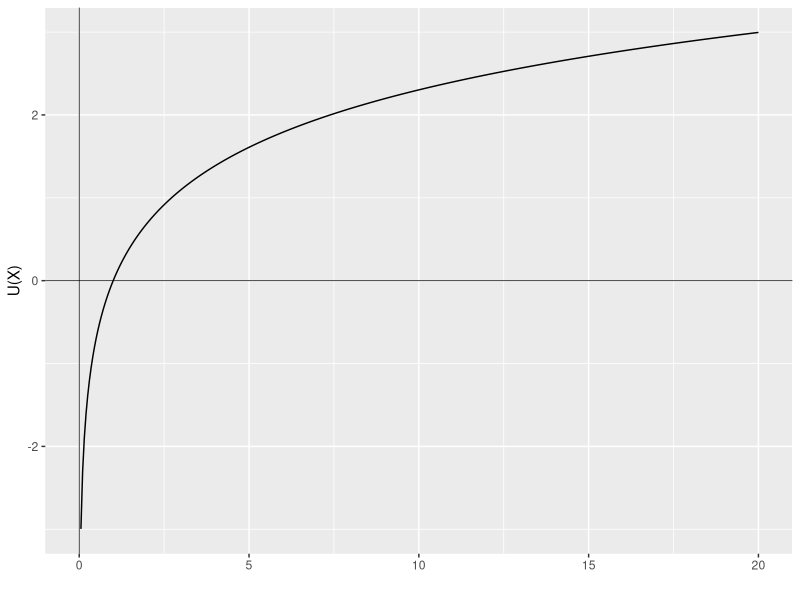
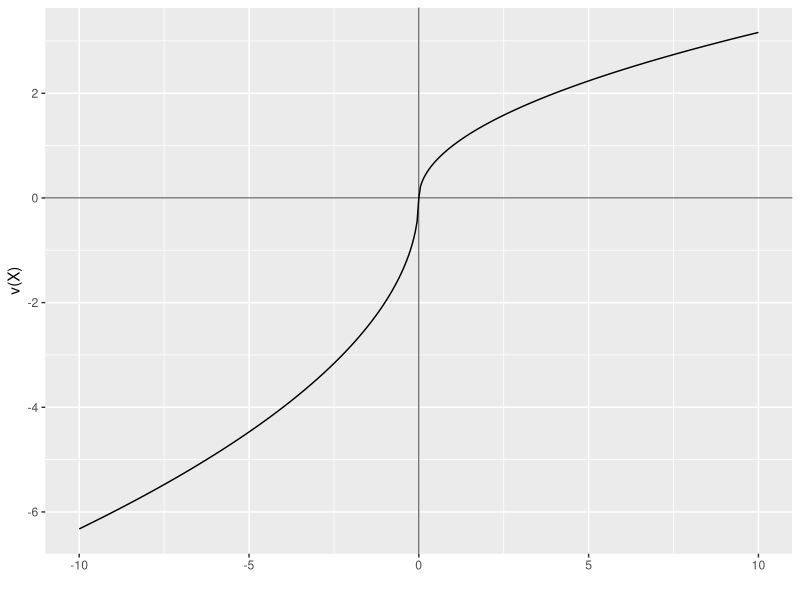

Generate these figures, in order, with R:
## ---- chunk 1
library(ggplot2)
df <- data.frame(
  x = seq(0.05,20,0.05),
  y=NA
)
df$y <- log(df$x)

ggplot(mapping = aes(x, y))+
  geom_line(data = df)+ 
  geom_vline(xintercept = 0, linewidth=0.25)+ 
  geom_hline(yintercept = 0, linewidth=0.25)+
  labs(x = "", y = "U(X)")
## ---- chunk 2
loss_fun <- function(x){
  -2*(-x)^0.5
}
gain_fun <- function(x){
  x^0.5
}

loss <- data.frame(
  x=seq(-10,0,0.05),
  y=NA
  )
loss$y <- loss_fun(loss$x)

gain <- data.frame(
  x=seq(0,10,0.05),
  y=NA
  )
gain$y <- gain_fun(gain$x)

ggplot(mapping = aes(x, y)) +
  geom_line(data = loss) +
  geom_line(data = gain) + 
  geom_vline(xintercept = 0, linewidth=0.25)+ 
  geom_hline(yintercept = 0, linewidth=0.25)+
  labs(x = "", y = "v(X)")
